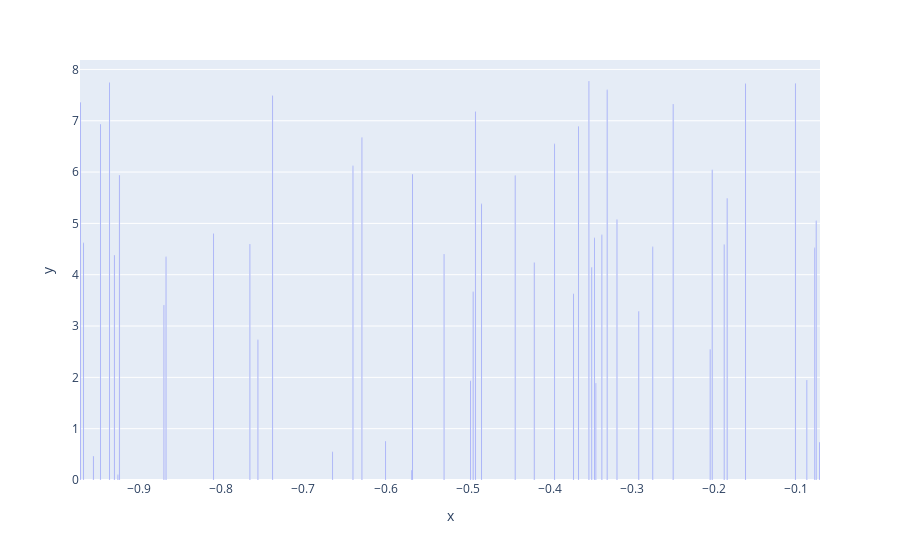

Write notebook code for a chart like this one.
### Code cell
# plotly_bar_chart
fig = px.bar(df, x="x", y="y")
fig.show()

### Figure 1 — Plotly figure (JSON) as saved in the notebook; plotly's stock layout.template omitted (floating-point values rounded to 4 significant figures)
{"data": [{"alignmentgroup": "True", "hovertemplate": "x=%{x}<br>y=%{y}<extra></extra>", "legendgroup": "", "marker": {"color": "#636efa"}, "name": "", "offsetgroup": "", "orientation": "v", "showlegend": false, "textposition": "auto", "type": "bar", "x": [-0.924, -0.6398, -0.6, -0.3185, -0.6289, -0.2749, -0.8095, -0.9258, -0.7554, -0.2025, -0.4934, -0.9301, -0.4907, -0.5288, -0.3527, -0.3442, -0.1013, -0.3714, -0.3943, -0.9556, -0.9471, -0.1621, -0.3303, -0.5685, -0.1879, -0.4191, -0.4966, -0.25, -0.3369, -0.07597, -0.4423, -0.08745, -0.9713, -0.5672, -0.6645, -0.7652, -0.292, -0.936, -0.8698, -0.9677, -0.1843, -0.4833, -0.205, -0.7375, -0.3654, -0.3492, -0.07201, -0.8672, -0.3458, -0.07779], "xaxis": "x", "y": [5.944, 6.124, 0.7599, 5.076, 6.673, 4.543, 4.802, 0.1017, 2.732, 6.046, 3.669, 4.385, 7.182, 4.402, 7.775, 1.89, 7.733, 3.631, 6.551, 0.4656, 6.936, 7.724, 7.602, 0.1962, 4.588, 4.239, 1.936, 7.324, 4.779, 5.05, 5.931, 1.947, 7.359, 5.962, 0.5522, 4.597, 3.286, 7.744, 3.412, 4.622, 5.491, 5.381, 2.55, 7.494, 6.892, 4.143, 0.7402, 4.35, 4.72, 4.523], "yaxis": "y"}], "layout": {"barmode": "relative", "legend": {"tracegroupgap": 0}, "margin": {"t": 60}, "xaxis": {"anchor": "y", "domain": [0, 1], "title": {"text": "x"}}, "yaxis": {"anchor": "x", "domain": [0, 1], "title": {"text": "y"}}}}
